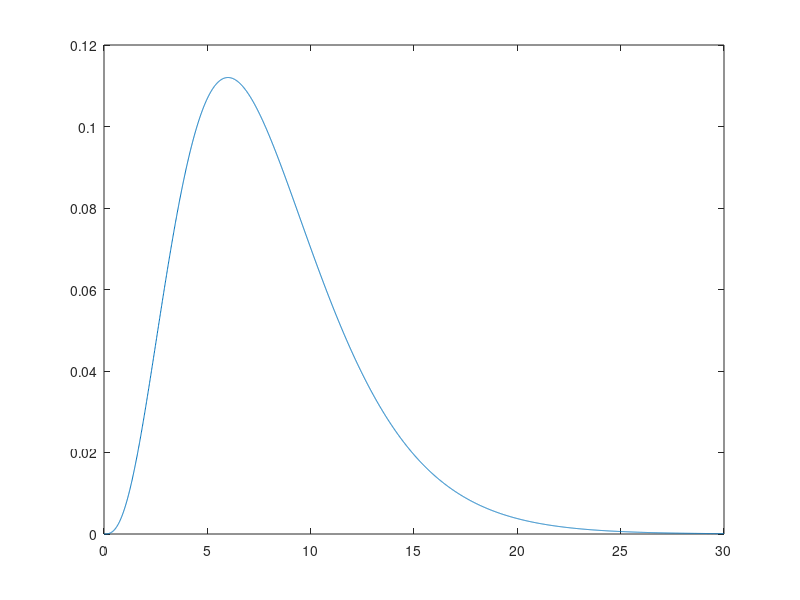

This chart was generated by the following MATLAB code:
% Clear all workspaces
clear all; close all; clc;

% Set the parameter values of the hrf
T0=0; n=4; lamda=2;

% Define the time axis, i.e., from 0 to 30 sec in 1 msec increments
t=0:.01:30;

% Create the hrf
hrf=((t-T0).^(n-1)).*exp(-(t-T0)/lamda)/((lamda^n)*factorial(n-1));

% Plot the hrf
plot(t,hrf); axis([0 30 0 .12]);


